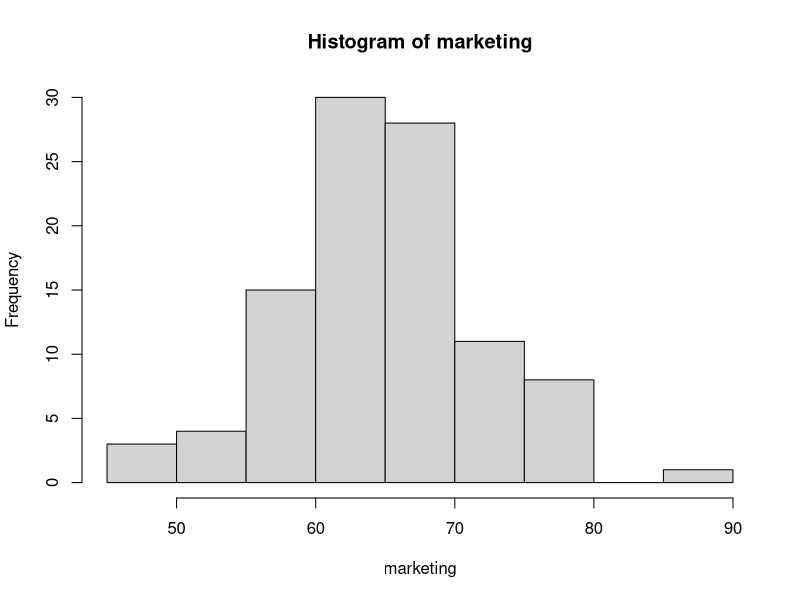

The R source for this figure: (Note: this script raises an error after producing the figure.)
# HHE Batch : Apr 2023

#D1 - git, r , rstudio, vectors, environment
#D2 - Hari
#day2------

#vectors-----
(rollNo = 1:100)
(name = paste('student', sprintf('%003d',1:100)))
set.seed(1234)
(gender = sample(x=c('M','F'), size=100, replace=T, prob=c(.6, .4)))
table(gender)
courses = c('BBA', 'MBA', 'PHD')
course = sample(x=courses, size=100, replace=T, prob = c(.5, .3, .2))
table(course)
prop.table(table(course))
(marketing  = round(rnorm(n=100, mean=65, sd=7)))
mean(marketing); sd(marketing)
hist(marketing)
(operations = round(runif(n=100, min = 55, max=90)))
range(operations)
grades = c('A','B','C')
(project = sample(x=grades, size=100, replace=T))
(project = factor(project, ordered=T, levels = c('C', 'B','A')))

varNames = list(rollNo, name, gender, course, marketing, operations, project)
sapply(varNames, length)

#matrix------
(m1 = matrix(data= 1:24, nrow=4, ncol=6))


#array -----
(a1 = array(data = 1:24, dim = c(4,6)))
(a2 = array(data = 1:24, dim = c(3,4,2)))

#factor-----
(course = factor(x=c('BBA', 'MBA', 'PHD')))
(likertScale = factor(x=c('Excellent','Good','Fair','Poor')))
(likertScale2 = factor(x=c('Excellent','Good','Fair','Poor'), ordered = T))
(likertScale2 = factor(x=c('Excellent','Good','Fair','Poor'), ordered = T, levels = c('Poor', 'Fair', 'Good','Excellent')))

#data frame-------

df = data.frame(rollNo, name, gender, course, marketing, operations, project)
head(df)
str(df)
summary(df)
df$gender = factor(gender)
df$course = factor(course)
summary(df)
tail(df)

library(dplyr)
#mean marks of subjects - gender wise
df %>%  group_by(gender) %>% summarise(meanMarketing  = mean(marketing, na.rm=T), meanOperations = mean(operations, na.rm=T), count = n())


df %>% group_by(gender, course)  %>% summarise(meanM = mean(marketing, na.rm=T), maxM = max(marketing), minM = min(marketing))

df %>% group_by(gender)  %>% summarise(across(.cols=marketing:operations, .fns=mean, .names='mean_{col}'))
df %>% group_by(gender) %>% summarise(across(.cols=c(marketing, operations), .fns = list(mean=mean, min=min, max=max), na.rm=T, .names="{col}_{fn}"))
df %>% group_by(gender) %>% summarise(across(where(is.numeric), .fns = list(mean=mean, max=max), na.rm=T, .names="{col}_{fn}"))
df %>% group_by(gender) %>% summarise(across(where(is.numeric), .fns = list(mean=mean, max=max), .unpack=T))
cols = c('marketing', 'operations')
df %>% mutate(across(all_of(cols), round,-1))
df %>% mutate(across(where(is.double) & !c('marketing'), round,-1))

#automatically unpack

#list --

